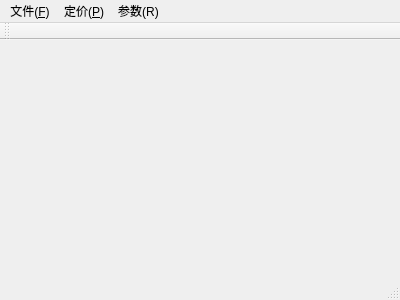
<?xml version="1.0" encoding="UTF-8"?>
<ui version="4.0">
 <class>MainWindow</class>
 <widget class="QMainWindow" name="MainWindow">
  <property name="geometry">
   <rect>
    <x>0</x>
    <y>0</y>
    <width>400</width>
    <height>300</height>
   </rect>
  </property>
  <property name="windowTitle">
   <string>MainWindow</string>
  </property>
  <widget class="QWidget" name="centralWidget"/>
  <widget class="QMenuBar" name="menuBar">
   <property name="geometry">
    <rect>
     <x>0</x>
     <y>0</y>
     <width>400</width>
     <height>22</height>
    </rect>
   </property>
   <widget class="QMenu" name="menu_F">
    <property name="title">
     <string>文件(&amp;F)</string>
    </property>
    <addaction name="action_I"/>
    <addaction name="action_Q"/>
   </widget>
   <widget class="QMenu" name="menu_P">
    <property name="title">
     <string>定价(&amp;P)</string>
    </property>
    <addaction name="actionGarch_P"/>
    <addaction name="actionGarch"/>
   </widget>
   <widget class="QMenu" name="menu_R">
    <property name="title">
     <string>参数(R)</string>
    </property>
    <addaction name="action_H"/>
    <addaction name="action_E"/>
   </widget>
   <addaction name="menu_F"/>
   <addaction name="menu_P"/>
   <addaction name="menu_R"/>
  </widget>
  <widget class="QToolBar" name="mainToolBar">
   <attribute name="toolBarArea">
    <enum>TopToolBarArea</enum>
   </attribute>
   <attribute name="toolBarBreak">
    <bool>false</bool>
   </attribute>
  </widget>
  <widget class="QStatusBar" name="statusBar"/>
  <action name="action_I">
   <property name="text">
    <string>导入文件(&amp;I)</string>
   </property>
  </action>
  <action name="actionGarch">
   <property name="text">
    <string>Garch套利(&amp;G)</string>
   </property>
  </action>
  <action name="action_H">
   <property name="text">
    <string>隐含波动率(&amp;H)</string>
   </property>
  </action>
  <action name="actionGarch_P">
   <property name="text">
    <string>期权定价(&amp;P)</string>
   </property>
  </action>
  <action name="action_E">
   <property name="text">
    <string>对冲参数(&amp;E)</string>
   </property>
  </action>
  <action name="action_Q">
   <property name="text">
    <string>退出(&amp;Q)</string>
   </property>
  </action>
 </widget>
 <layoutdefault spacing="6" margin="11"/>
 <resources/>
 <connections/>
</ui>
